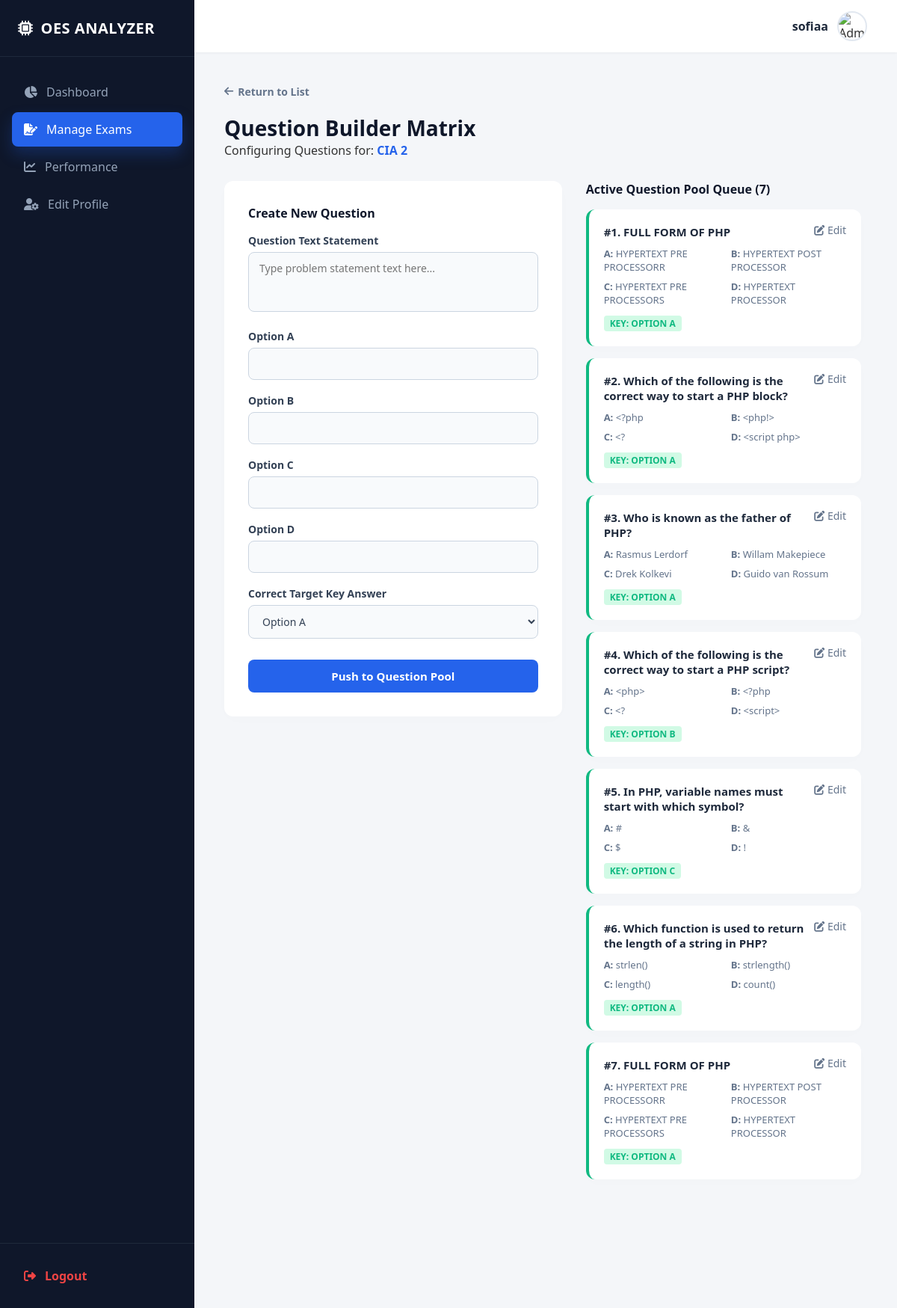
Screenshot of /add_questions.php?id=4 (signed in) with the database file from the repository.
### tables this page shows
CREATE TABLE `users` (
  `id` int(11) NOT NULL,
  `username` varchar(50) NOT NULL,
  `profile_pic` varchar(255) DEFAULT NULL,
  `password` varchar(255) NOT NULL,
  `role` enum('admin','student') DEFAULT 'student'
);

CREATE TABLE `exams` (
  `id` int(11) NOT NULL,
  `exam_title` varchar(255) NOT NULL,
  `total_questions` int(10) NOT NULL,
  `duration_mins` int(11) DEFAULT NULL,
  `duration` int(11) NOT NULL DEFAULT 0,
  `status` enum('Active','Inactive') DEFAULT 'Active'
);

CREATE TABLE `questions` (
  `id` int(11) NOT NULL,
  `exam_id` int(11) DEFAULT NULL,
  `question_text` text DEFAULT NULL,
  `option_a` varchar(255) DEFAULT NULL,
  `option_b` varchar(255) DEFAULT NULL,
  `option_c` varchar(255) DEFAULT NULL,
  `option_d` varchar(255) DEFAULT NULL,
  `correct_option` char(1) DEFAULT NULL
);

### add_questions.php (the view, shortened to what this page needs)
<?php
require_once 'db_config.php';
$user_id = $_SESSION['user_id'];
$exam_id = isset($_GET['id']) ? intval($_GET['id']) : 0;
try {
    $user_columns_check = $pdo->query("SHOW COLUMNS FROM users");
    $user_columns = $user_columns_check->fetchAll(PDO::FETCH_COLUMN);
    $user_name_col = 'name';
    if (in_array('username', $user_columns)) { $user_name_col = 'username'; }
    elseif (in_array('full_name', $user_columns)) { $user_name_col = 'full_name'; }
    $db_pic_field = 'profile_pic';
    $admin_stmt = $pdo->prepare("SELECT * FROM users WHERE id = ?");
    $admin_stmt->execute([$user_id]);
    $admin = $admin_stmt->fetch(PDO::FETCH_ASSOC);
    $exam_cols_check = $pdo->query("SHOW COLUMNS FROM exams");
    $exam_cols = $exam_cols_check->fetchAll(PDO::FETCH_COLUMN);
    $title_field = in_array('exam_title', $exam_cols) ? 'exam_title' : 'exam_name';
    $exam_stmt = $pdo->prepare("SELECT * FROM exams WHERE id = ?");
    $exam_stmt->execute([$exam_id]);
    $current_exam = $exam_stmt->fetch(PDO::FETCH_ASSOC);
    $q_list_stmt = $pdo->prepare("SELECT * FROM questions WHERE exam_id = ? ORDER BY id ASC");
    $q_list_stmt->execute([$exam_id]);
    $all_questions = $q_list_stmt->fetchAll(PDO::FETCH_ASSOC);
} catch (PDOException $e) {
    die("Database Connection Map Error: " . $e->getMessage());
}
$admin_name = htmlspecialchars($admin[$user_name_col] ?? 'Admin');
?>
<!DOCTYPE html>
<html lang="en">
<head>
    <link rel="stylesheet" href="https://cdnjs.cloudflare.com/ajax/libs/font-awesome/6.4.0/css/all.min.css">
</head>
<body>
    <nav class="sidebar">
        <div>
            <div class="sidebar-brand"><i class="fa-solid fa-microchip"></i> <span>OES ANALYZER</span></div>
            <ul class="sidebar-menu">
                <li class="sidebar-item"><a href="admin_dashboard.php" class="sidebar-link"><i class="fa-solid fa-chart-pie"></i> Dashboard</a></li>
                <li class="sidebar-item"><a href="manage_exams.php" class="sidebar-link active"><i class="fa-solid fa-file-signature"></i> Manage Exams</a></li>
                <li class="sidebar-item"><a href="analytics.php" class="sidebar-link"><i class="fa-solid fa-chart-line"></i> Performance</a></li>
                <li class="sidebar-item"><a href="edit_profile.php" class="sidebar-link"><i class="fa-solid fa-user-gear"></i> Edit Profile</a></li>
            </ul>
        </div>
        <div class="sidebar-footer"><a href="logout.php" class="logout-btn"><i class="fa-solid fa-right-from-bracket"></i> Logout</a></div>
    </nav>
    <div class="main-content">
        <div class="top-navbar">
            <div class="admin-profile-badge">
                <span class="admin-name"><?= $admin_name ?></span>
                <?php if (!empty($admin[$db_pic_field]) && file_exists('uploads/' . $admin[$db_pic_field])): ?>
                    <img src="uploads/<?= htmlspecialchars($admin[$db_pic_field]) ?>" alt="Admin Avatar" class="admin-avatar">
                <?php else: ?>
                    <img src="https://i.imgur.com/w3duR07.png" alt="Admin Avatar" class="admin-avatar">
                <?php endif; ?>
            </div>
        </div>
        <div class="content-body">
            <a href="manage_exams.php" class="back-nav"><i class="fa-solid fa-arrow-left"></i> Return to List</a>
            <div class="header-section">
                <h1 id="panel_main_title">Question Builder Matrix</h1>
                <p>Configuring Questions for: <span><?= htmlspecialchars($current_exam[$title_field]) ?></span></p>
            </div>
            <div class="grid-layout">
                <div class="input-panel-card">
                    <h3 id="form_mode_heading" style="font-size:16px; margin-bottom:16px; color:#0f172a;">Create New Question</h3>
                    <form action="add_questions.php?id=<?= $exam_id ?>" method="POST" id="questionForm">
                        <div class="form-group">
                            <label class="form-label">Question Text Statement</label>
                            <textarea name="question_text" id="input_q_text" rows="3" class="form-input-text" style="resize:none; height:80px;" placeholder="Type problem statement text here..." required></textarea>
                        </div>
                        <div class="form-group">
                            <label class="form-label">Option A</label>
                            <input type="text" name="option_a" id="input_op_a" class="form-input-text" required>
                        </div>
                        <div class="form-group">
                            <label class="form-label">Option B</label>
                            <input type="text" name="option_b" id="input_op_b" class="form-input-text" required>
                        </div>
                        <div class="form-group">
                            <label class="form-label">Option C</label>
                            <input type="text" name="option_c" id="input_op_c" class="form-input-text" required>
                        </div>
                        <div class="form-group">
                            <label class="form-label">Option D</label>
                            <input type="text" name="option_d" id="input_op_d" class="form-input-text" required>
                        </div>
                        <div class="form-group">
                            <label class="form-label">Correct Target Key Answer</label>
                            <select name="correct_option" id="input_correct" class="form-input-text" style="cursor:pointer;" required>
                                <option value="A">Option A</option>
                            </select>
                        </div>
                        <button type="submit" id="btn_submit_form" class="btn-submit">Push to Question Pool</button>
                    </form>
                </div>
                <div class="inventory-panel">
                    <h3 style="font-size:16px; margin-bottom:16px; color:#0f172a;">Active Question Pool Queue (<?= count($all_questions) ?>)</h3>
                    <?php if (empty($all_questions)): ?>
                        <p style="color:#94a3b8; font-size:14px;">No items built for this evaluation sheet context yet.</p>
                    <?php else: $index = 1; foreach ($all_questions as $q): ?>
                        <div class="question-log-node active-node" id="node_<?= $q['id'] ?>">
                            <div class="node-actions">
                                <button class="btn-node-edit" title="Modify Question"
                                        onclick="enableInlineEdit(
                                            <?= $q['id'] ?>,
                                            '<?= addslashes(htmlspecialchars($q['question_text'])) ?>',
                                            '<?= addslashes(htmlspecialchars($q['option_a'])) ?>',
                                            '<?= addslashes(htmlspecialchars($q['option_b'])) ?>',
                                            '<?= addslashes(htmlspecialchars($q['option_c'] ?? '')) ?>',
                                            '<?= addslashes(htmlspecialchars($q['option_d'] ?? '')) ?>',
                                            '<?= $q['correct_option'] ?>'
                                        )">
                                    <i class="fa-solid fa-pen-to-square"></i> Edit
                                </button>
                            </div>
                            <div class="question-title">#<?= $index++ ?>. <?= htmlspecialchars($q['question_text']) ?></div>
                            <div class="options-summary-grid">
                                <div><strong>A:</strong> <?= htmlspecialchars($q['option_a']) ?></div>
                                <div><strong>B:</strong> <?= htmlspecialchars($q['option_b']) ?></div>
                                <div><strong>C:</strong> <?= htmlspecialchars($q['option_c'] ?? '') ?></div>
                                <div><strong>D:</strong> <?= htmlspecialchars($q['option_d'] ?? '') ?></div>
                            </div>
                            <div class="target-key-tag">Key: Option <?= htmlspecialchars($q['correct_option']) ?></div>
                        </div>
                    <?php endforeach; endif; ?>
                </div>
            </div>
        </div>
    </div>
</body>
</html>

### add_questions.php (style rules this page uses)
* { margin: 0; padding: 0; box-sizing: border-box; font-family: 'Segoe UI', Tahoma, Geneva, Verdana, sans-serif; }
body { display: flex; background-color: #f4f6f9; color: #333; min-height: 100vh; }
.sidebar { width: 260px; background-color: #0f172a; color: #fff; display: flex; flex-direction: column; justify-content: space-between; min-height: 100vh; position: fixed; transition: all 0.3s ease; }
.sidebar-brand { padding: 24px; font-size: 20px; font-weight: 800; letter-spacing: 0.5px; display: flex; align-items: center; gap: 10px; border-bottom: 1px solid #1e293b; }
.sidebar-menu { list-style: none; padding: 20px 0; flex-grow: 1; }
.sidebar-item { margin: 4px 16px; }
.sidebar-link { display: flex; align-items: center; gap: 12px; padding: 12px 16px; color: #94a3b8; text-decoration: none; font-weight: 500; border-radius: 8px; transition: all 0.4s cubic-bezier(0.4, 0, 0.2, 1); }
.sidebar-link.active { background-color: #2563eb; color: #fff; box-shadow: 0 10px 20px rgba(37, 99, 235, 0.25); transform: none; }
.sidebar-footer { padding: 20px 16px; border-top: 1px solid #1e293b; }
.logout-btn { display: flex; align-items: center; gap: 12px; padding: 12px 16px; color: #ef4444; text-decoration: none; font-weight: 600; border-radius: 8px; transition: all 0.4s cubic-bezier(0.4, 0, 0.2, 1); }
.main-content { margin-left: 260px; flex-grow: 1; display: flex; flex-direction: column; width: calc(100% - 260px); }
.top-navbar { height: 70px; background-color: #fff; display: flex; align-items: center; justify-content: flex-end; padding: 0 40px; box-shadow: 0 1px 3px rgba(0,0,0,0.05); }
.admin-profile-badge { display: flex; align-items: center; gap: 12px; }
.admin-name { font-weight: 600; color: #1e293b; }
.admin-avatar { width: 40px; height: 40px; border-radius: 50%; object-fit: cover; border: 2px solid #e2e8f0; }
.content-body { padding: 40px; }
.back-nav { display: inline-flex; align-items: center; gap: 6px; color: #64748b; text-decoration: none; font-weight: 600; font-size: 14px; margin-bottom: 20px; transition: color 0.2s; }
.header-section { margin-bottom: 30px; }
.header-section h1 { font-size: 28px; color: #0f172a; }
.header-section span { color: #2563eb; font-weight: 700; }
.grid-layout { display: grid; grid-template-columns: 1.2fr 1fr; gap: 32px; align-items: start; }
.input-panel-card { background: #fff; border-radius: 12px; box-shadow: 0 4px 24px rgba(15, 23, 42, 0.01); padding: 32px; transition: all 0.4s cubic-bezier(0.4, 0, 0.2, 1); position: sticky; top: 20px; }
.form-group { margin-bottom: 18px; }
.form-label { display: block; font-size: 14px; font-weight: 600; color: #334155; margin-bottom: 6px; }
.form-input-text { width: 100%; padding: 11px 14px; border: 1px solid #cbd5e1; border-radius: 8px; font-size: 14px; transition: all 0.2s; background: #f8fafc; color: #334155; }
.btn-submit { width: 100%; background: #2563eb; color: #fff; border: none; padding: 12px; border-radius: 8px; font-size: 15px; font-weight: 600; cursor: pointer; transition: all 0.3s ease; margin-top: 10px; }
.inventory-panel { max-height: calc(100vh - 200px); overflow-y: auto; padding-right: 8px; }
.question-log-node { background: #fff; padding: 20px; border-radius: 12px; margin-bottom: 16px; border-left: 4px solid #cbd5e1; box-shadow: 0 4px 20px rgba(0,0,0,0.01); position: relative; }
.question-log-node.active-node { border-left-color: #10b981; }
.node-actions { position: absolute; top: 18px; right: 20px; display: flex; gap: 8px; }
.btn-node-edit { background: none; border: none; color: #64748b; cursor: pointer; font-size: 14px; transition: color 0.2s; }
.question-title { font-weight: 600; color: #1e293b; margin-bottom: 10px; font-size: 15px; padding-right: 50px; }
.options-summary-grid { display: grid; grid-template-columns: 1fr 1fr; gap: 8px 16px; font-size: 13px; color: #64748b; margin-bottom: 10px; }
.target-key-tag { font-size: 12px; font-weight: 700; color: #10b981; text-transform: uppercase; background: #d1fae5; display: inline-block; padding: 2px 8px; border-radius: 4px; }

### rows the page displays
users: username "sofiaa"
exams: exam_title "CIA 2"
questions: question_text "FULL FORM OF PHP", option_a "HYPERTEXT PRE PROCESSORR", option_b "HYPERTEXT POST PROCESSOR", option_c "HYPERTEXT PRE PROCESSORS", option_d "HYPERTEXT PROCESSOR", correct_option "A"
questions: question_text "Which of the following is the correct way to start a PHP block?", option_a "<?php", option_b "<php!>", option_c "<?", option_d "<script php>", correct_option "A"
questions: question_text "Who is known as the father of PHP?", option_a "Rasmus Lerdorf", option_b "Willam Makepiece", option_c "Drek Kolkevi", option_d "Guido van Rossum", correct_option "A"
questions: question_text "Which of the following is the correct way to start a PHP script?", option_a "<php>", option_b "<?php", option_c "<?", option_d "<script>", correct_option "B"
questions: question_text "In PHP, variable names must start with which symbol?", option_a "#", option_b "&", option_c "$", option_d "!", correct_option "C"
questions: question_text "Which function is used to return the length of a string in PHP?", option_a "strlen()", option_b "strlength()", option_c "length()", option_d "count()", correct_option "A"
questions: question_text "FULL FORM OF PHP", option_a "HYPERTEXT PRE PROCESSORR", option_b "HYPERTEXT POST PROCESSOR", option_c "HYPERTEXT PRE PROCESSORS", option_d "HYPERTEXT PROCESSOR", correct_option "A"

### other values shown
count($all_questions) "7"
